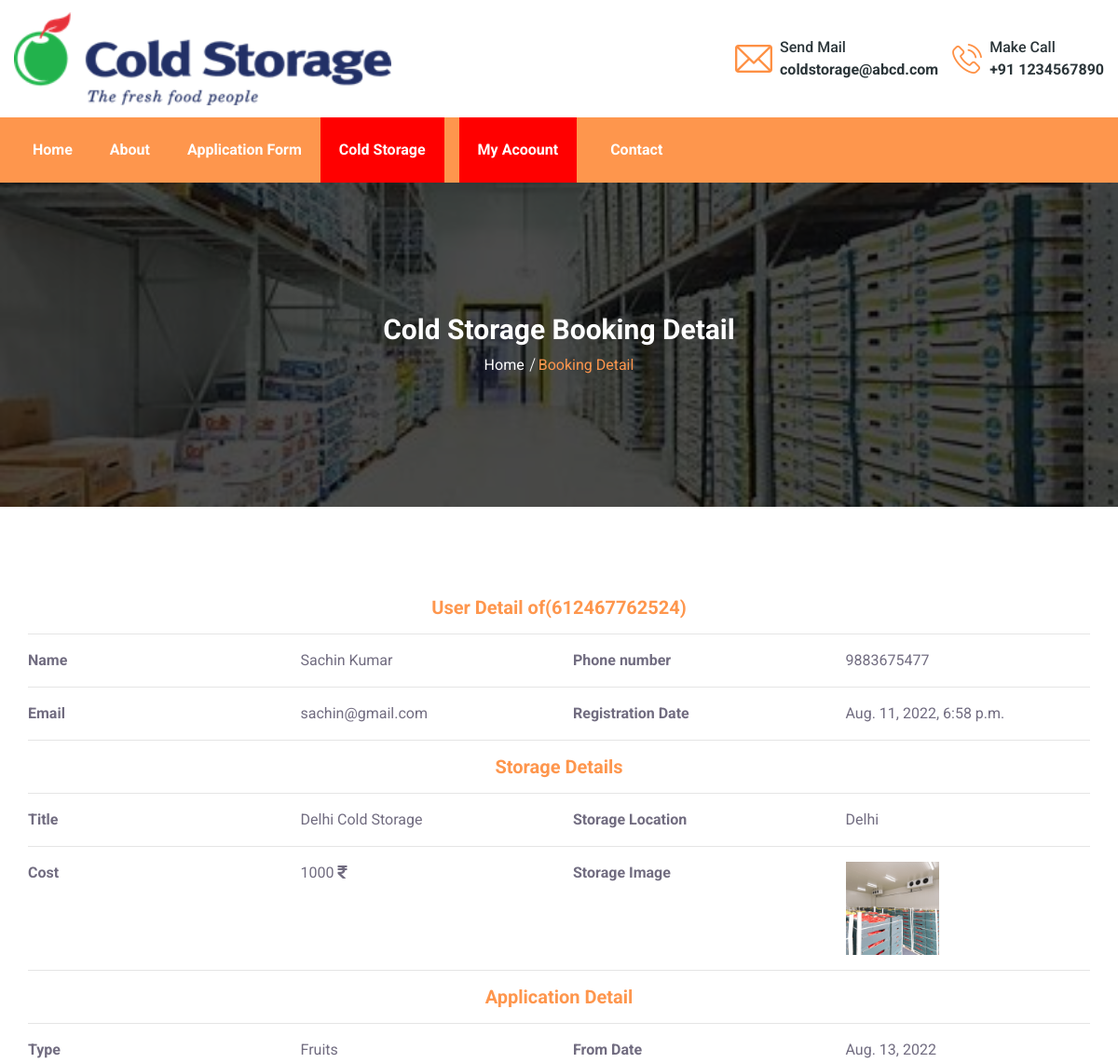
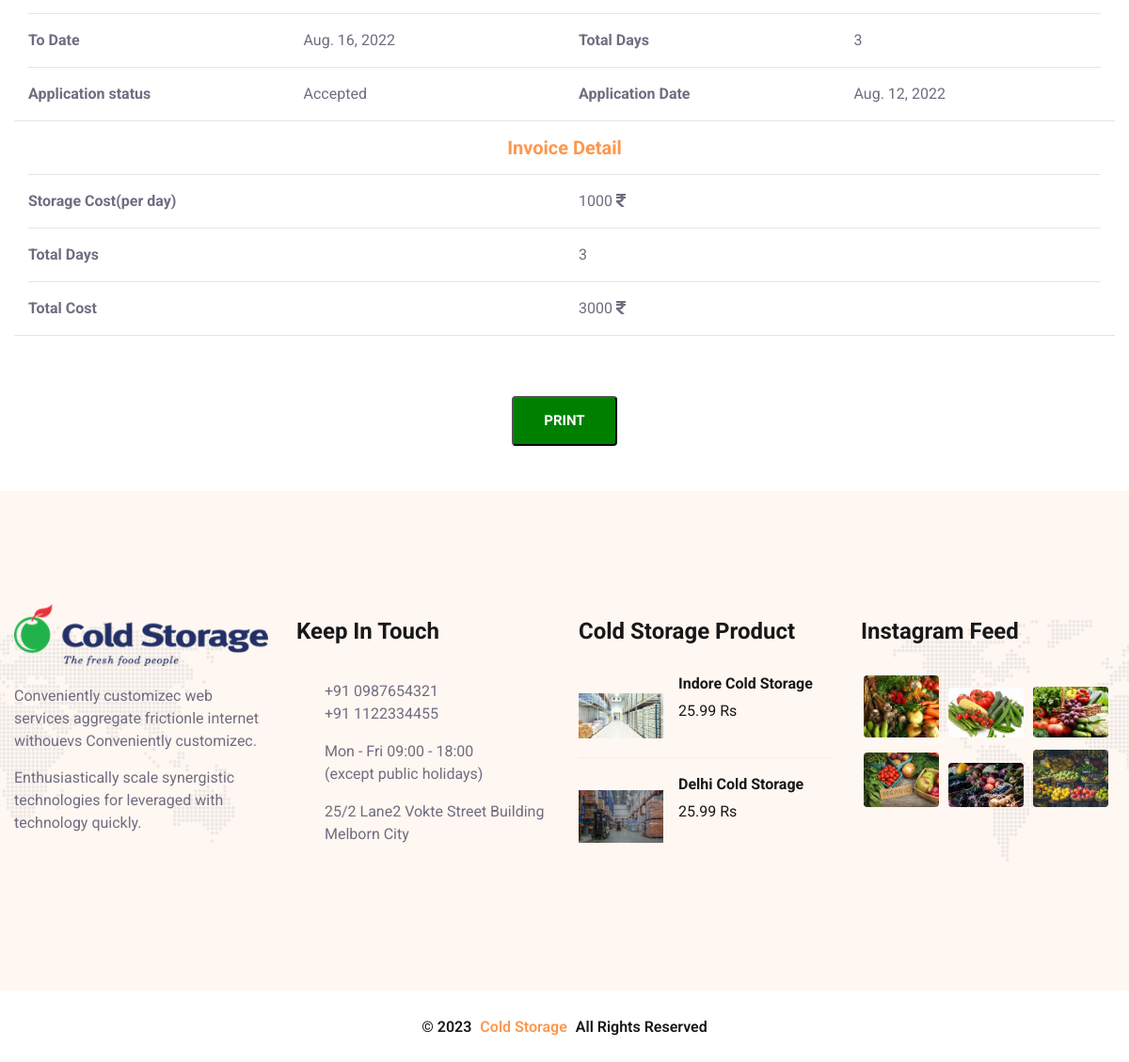
Screenshot of /view_detail_booked_storage/12 (signed in) with the database file from the repository (2 pictures, top to bottom).
### ColdStorage/models.py (models this page shows, shortened)
class ApplicationForm(models.Model):
    user = models.ForeignKey(UserProfile, on_delete=models.CASCADE, null=True)
    storage = models.ForeignKey(ColdStorage, on_delete=models.CASCADE, null=True)
    applicationNumber = models.CharField(max_length=100, null=True)
    type = models.CharField(max_length=100, null=True)
    remark = models.CharField(max_length=100, null=True)
    status = models.CharField(max_length=100, null=True)
    fromDate = models.DateField(null=True)
    toDate = models.DateField(null=True)
    remarkDate = models.DateField(null=True)
    applyDate=models.DateField(auto_now=True,null=True)

class UserProfile(models.Model):
    user = models.ForeignKey(User, on_delete=models.CASCADE, null=True)
    contact = models.CharField(max_length=100, null=True)
    address = models.CharField(max_length=100, null=True)
    regDate=models.DateTimeField(auto_now=True,null=True)

class ColdStorage(models.Model):
    title = models.CharField(max_length=100, null=True)
    location = models.CharField(max_length=100, null=True)
    cost = models.CharField(max_length=100, null=True)
    image = models.FileField(null=True)
    creationDate=models.DateTimeField(auto_now=True,null=True)

### ColdStorage/views.py (the view)
# urls.py: path('view_detail_booked_storage/<int:pid>', view_detail_booked_storage, name='view_detail_booked_storage'),
@login_required(login_url='/login/')
def view_detail_booked_storage(request,pid):
    data = ApplicationForm.objects.get(id=pid)
    print(data.fromDate)
    sd=str(data.fromDate)
    ed=str(data.toDate)
    d1 = datetime.strptime(sd, "%Y-%m-%d")
    d2 = datetime.strptime(ed, "%Y-%m-%d")
    delta = d2 - d1
    days=delta.days
    cost=data.storage.cost
    totalcost=int(days)*int(cost)
    return render(request, 'view_detail_booked_storage.html', locals())

### ColdStorage/templates/view_detail_booked_storage.html (shortened to what this page needs)
{% extends 'index.html' %}
{% load static %}
{% block body %}
<section class="page-header bg_img padding-tb" id="GFG2">
    <div class="overlay"></div>
    <div class="container">
        <div class="page-header-content-area">
            <h4 class="ph-title">Cold Storage Booking Detail</h4>
            <ul class="lab-ul">
                <li><a href="index.html">Home</a></li>
                <li><a class="active">Booking Detail</a></li>
            </ul>
        </div>
    </div>
</section>
<section class="logins py-5" >
    <div class="container py-xl-5 py-lg-3" >
        <div class="container-fluid">
            <h6 align="center" style="color:#fe964d">User Detail of({{data.applicationNumber}})</h6>
            <hr/>
            <div class="row">
                <div class="col-md-3">
                    <strong>Name</strong>
                </div>
                <div class="col-md-3">
                   {{data.user.user.first_name}} {{data.user.user.last_name}}
                </div>
                <div class="col-md-3">
                    <strong>Phone number</strong>
                </div>
                <div class="col-md-3">
                   {{data.user.contact}}
                </div>
            </div><hr>
            <div class="row">
                <div class="col-md-3">
                    <strong>Email</strong>
                </div>
                <div class="col-md-3">
                  {{data.user.user.email}}
                </div>
                <div class="col-md-3">
                    <strong>Registration Date</strong>
                </div>
                <div class="col-md-3">
                    {{data.user.regDate}}
                </div>
            </div>
            <hr>
        </div>
        <div class="container-fluid">
            <h6 align="center" style="color:#fe964d">Storage Details</h6>
            <hr/>
            <div class="row">
                <div class="col-md-3">
                    <strong>Title</strong>
                </div>
                <div class="col-md-3">
                    {{data.storage.title}}
                </div>
                <div class="col-md-3">
                  <strong> Storage Location</strong>
                </div>
                <div class="col-md-3">
                    {{data.storage.location}}
                </div>
            </div><hr>
            <div class="row">
                <div class="col-md-3">
                    <strong>Cost</strong>
                </div>
                <div class="col-md-3">
                    {{data.storage.cost}} <i class="fas fa-rupee-sign"></i>
                </div>
                <div class="col-md-3">
                    <strong>Storage Image</strong>
                </div>
                <div class="col-md-3">
                    <img src="{{data.storage.image.url}}" style="width:100px;height:100px">
                </div>
            </div>
            <hr>
        </div>
        <div class="container-fluid">
            <h6 align="center" style="color:#fe964d">Application Detail</h6>
            <hr/>
            <div class="row">
                <div class="col-md-3">
                    <strong>Type</strong>
                </div>
                <div class="col-md-3">
                    {{data.type}}
                </div>
                <div class="col-md-3">
                  <strong>From Date</strong>
                </div>
                <div class="col-md-3">
                    {{data.fromDate}}
                </div>
            </div><hr>
            <div class="row">
                <div class="col-md-3">
                    <strong>To Date</strong>
                </div>
                <div class="col-md-3">
                    {{data.toDate}}
                </div>
                <div class="col-md-3">
                    <strong>Total Days</strong>
                </div>
                <div class="col-md-3">
{{days}}
                </div>
            </div>
            <hr>
            <div class="row">
                <div class="col-md-3">
                    <strong>Application status</strong>
                </div>
                <div class="col-md-3">
                    {{data.status}}
                </div>
                <div class="col-md-3">
                    <strong>Application Date</strong>
                </div>
                <div class="col-md-3">
                   {{data.applyDate}}
                </div>
            </div>
        </div><hr>
        {% if data.status == "Accepted" %}
         <div class="container-fluid">
            <h6 align="center" style="color:#fe964d">Invoice Detail</h6>
            <hr/>
            <div class="row">
                <div class="col-md-6">
                    <strong>Storage Cost(per day)</strong>
                </div>
                <div class="col-md-6">
                    {{data.storage.cost}} <i class="fas fa-rupee-sign"></i>
                </div></div><hr>
             <div class="row">
                <div class="col-md-6">
                  <strong>Total Days</strong>
                </div>
                <div class="col-md-6">
                    {{days}}
                </div>
            </div><hr>
            <div class="row">
                <div class="col-md-6">
                    <strong>Total Cost</strong>
                </div>
                <div class="col-md-6">
                    {{totalcost}} <i class="fas fa-rupee-sign"></i>
                </div>
            </div>
            </div>
            <hr>
        {% endif %}
            </div>
           {% if data.status == "Accepted" %}
    <div class="container-fluid" align="center">
<input type="button" class="lab-btn" value="print" onclick="printDiv()" id="GFG3"  style="background-color:green;">
    </div>
    {% endif %}
</section>
{% endblock %}

### ColdStorage/templates/index.html (shortened to what this page needs)
<!DOCTYPE html>
{% load static %}
<html lang="en">
<head>
		<link rel="stylesheet" href="{% static 'assets/css/animate.css' %}">
		<link rel="stylesheet" href="{% static 'assets/css/bootstrap.min.css' %}">
		<link rel="stylesheet" href="{% static 'assets/css/all.min.css' %}">
		<link rel="stylesheet" href="{% static 'assets/css/icofont.min.css' %}">
		<link rel="stylesheet" href="{% static 'assets/css/lightcase.css' %}">
		<link rel="stylesheet" href="{% static 'assets/css/swiper.min.css' %}">
		<link rel="stylesheet" href="{% static 'assets/css/style.css' %}">
        <link rel="stylesheet" href="https://cdn.datatables.net/1.12.1/css/jquery.dataTables.min.css">
    <link rel="stylesheet" href="https://cdn.datatables.net/buttons/2.2.3/css/buttons.dataTables.min.css">
	</head>
	<body>
		<header class="header-section">
			<div class="header-top">
				<div class="container">
					<div class="row justify-content-center align-items-center">
						<div class="col-lg-5 col-12">
							<div class="logo py-2">
								<a href="index.html"><img src="{% static 'assets/images/logo/Cold.png' %}" alt="logo" style="height:100px"></a>
							</div>
						</div>
						<div class="col-lg-7 col-12">
							<div class="ht-left">
								<ul class="lab-ul d-flex flex-wrap justify-content-end">
									<li class="d-flex flex-wrap align-items-center">
										<div class="ht-add-thumb mr-2">
											<img src="{% static 'assets/images/header/02.png' %}" alt="email">
										</div>
										<div class="ht-add-content">
											<span>Send Mail </span>
											<span class="d-block text-bold">coldstorage@abcd.com</span>
										</div>
									</li>
									<li class="d-flex flex-wrap align-items-center">
										<div class="ht-add-thumb mr-2">
											<img src="{% static 'assets/images/header/03.png' %}" alt="call">
										</div>
										<div class="ht-add-content">
											<span>Make Call </span>
											<span class="d-block text-bold">+91 1234567890</span>
										</div>
									</li>
								</ul>
							</div>
						</div>
					</div>
				</div>
			</div>
			<div class="header-bottom bg-theme">
				<div class="header-area">
					<div class="container">
						<div class="primary-menu">
							<div class="main-area w-100">
								<div class="main-menu d-flex flex-wrap align-items-center justify-content-between w-100">
									<ul class="lab-ul">
										{% if request.user.is_authenticated %}
										<li class="active">
											<a href="/">Home</a>
										</li>
										<li><a href="/about">About</a></li>
										<li><a href="/apply_now">Application Form</a></li>
										<li>
											<a href="#0" style="background-color:red">Cold Storage</a>
										</li>
										<li>
											<a href="#0" style="background-color:red">My Acoount</a>
										</li>
										<li><a href="/contact">Contact</a></li>
										{% endif %}
									</ul>
								</div>
							</div>
						</div>
					</div>
				</div>
			</div>
		</header>
{% block body %}
  {% endblock %}
		<footer id="GFG">
			<div class="footer-top relative padding-tb bg-ash relative">
				<div class="shape-images">
					<img src="{% static 'assets/images/shape-img/01.png' %}" alt="shape-images">
				</div>
				<div class="container">
					<div class="section-wrapper row">
						<div class="col-xl-3 col-md-6">
							<div class="post-item">
								<div class="footer-logo">
									<img src="{% static 'assets/images/logo/Cold.png' %}" alt="footer-logo">
								</div>
								<p>Conveniently customizec web services aggregate frictionle internet withouevs Conveniently customizec. </p>
								<p>Enthusiastically scale synergistic technologies for leveraged with technology quickly.</p>
							</div>
						</div>
						<div class="col-xl-3 col-md-6">
							<div class="post-item">
								<div class="post-title">
									<h5>Keep In Touch</h5>
								</div>
								<ul class="lab-ul footer-location">
									<li>
										<div class="icon-part">
											<i class="icofont-phone"></i>
										</div>
										<div class="content-part">
											<p>+91 0987654321</p>
											<p>+91 1122334455</p>
										</div>
									</li>
									<li>
										<div class="icon-part">
											<i class="icofont-wall-clock"></i>
										</div>
										<div class="content-part">
											<p>Mon - Fri 09:00 - 18:00</p>
											<p>(except public holidays)</p>
										</div>
									</li>
									<li>
										<div class="icon-part">
											<i class="icofont-location-pin"></i>
										</div>
										<div class="content-part">
											<p>25/2 Lane2 Vokte Street Building <br>Melborn City</p>
										</div>
									</li>
								</ul>
							</div>
						</div>
						<div class="col-xl-3 col-md-6">
							<div class="post-item">
								<div class="post-title">
									<h5>Cold Storage Product</h5>
								</div>
								<div class="lab-ul footer-post">
									<div class="media mb-3">
										<div class="fp-thumb mr-3">
											<img src="{% static 'assets/images/gallery/b1.jpg' %}" alt="recent-post">
										</div>
										<div class="media-body">
											<a href="#">
												<h6 class="mt-0">Indore Cold Storage</h6>
											</a>
											<span class="price"> 25.99 Rs</span>
										</div>
									</div>
									<div class="media mb-3">
										<div class="fp-thumb mr-3">
											<img src="{% static 'assets/images/gallery/b2.jpg' %}" alt="recent-post">
										</div>
										<div class="media-body">
											<a href="#">
												<h6 class="mt-0">Delhi Cold Storage</h6>
											</a>
											<span class="price"> 25.99 Rs</span>
										</div>
									</div>
								</div>
							</div>
						</div>
						<div class="col-xl-3 col-md-6">
							<div class="post-item">
								<div class="post-title">
									<h5>Instagram Feed</h5>
								</div>
								<div class="lab-ul footer-gellary">
									<figure class="figure">
										<a href="{% static 'assets/images/gallery/g1.jpg' %}" data-rel="lightcase:myCollection:slideshow"><img src="{% static 'assets/images/gallery/g1.jpg' %}" class="img-fluid rounded" alt="footer-gellary"></a>
									</figure>
									<figure class="figure">
										<a href="{% static 'assets/images/gallery/g2.jpg' %}" data-rel="lightcase:myCollection:slideshow"><img src="{% static 'assets/images/gallery/g2.jpg' %}" class="img-fluid rounded" alt="footer-gellary"></a>
									</figure>
									<figure class="figure">
										<a href="{% static 'assets/images/gallery/g3.jpg' %}" data-rel="lightcase:myCollection:slideshow"><img src="{% static 'assets/images/gallery/g3.jpg' %}" class="img-fluid rounded" alt="footer-gellary"></a>
									</figure>
									<figure class="figure">
										<a href="{% static 'assets/images/gallery/g4.jpg' %}" data-rel="lightcase:myCollection:slideshow"><img src="{% static 'assets/images/gallery/g4.jpg' %}" class="img-fluid rounded" alt="footer-gellary"></a>
									</figure>
									<figure class="figure">
										<a href="{% static 'assets/images/gallery/g5.jpg' %}" data-rel="lightcase:myCollection:slideshow"><img src="{% static 'assets/images/gallery/g5.jpg' %}" class="img-fluid rounded" alt="footer-gellary"></a>
									</figure>
									<figure class="figure">
										<a href="{% static 'assets/images/gallery/g6.jpg' %}" data-rel="lightcase:myCollection:slideshow"><img src="{% static 'assets/images/gallery/g6.jpg' %}" class="img-fluid rounded" alt="footer-gellary"></a>
									</figure>
								</div>
							</div>
						</div>
					</div>
				</div>
			</div>
			<div class="footer-bottom">
				<div class="container">
					<div class="section-wrapper">
						<p class="text-center">&copy; <script>document.write(new Date().getFullYear())</script> <a href="#">Cold Storage</a> All Rights Reserved</p>
					</div>
				</div>
			</div>
		</footer>
	</body>
</html>

### rows the page displays
ApplicationForm: applicationNumber "612467762524", user.user.first_name "Sachin", user.user.last_name "Kumar", user.contact "9883675477", user.user.email "sachin@gmail.com", user.regDate "Aug. 11, 2022, 6:58 p.m.", storage "Delhi Cold Storage", storage.location "Delhi", storage.cost "1000", storage.image (picture), type "Fruits", fromDate "Aug. 13, 2022", toDate "Aug. 16, 2022", status "Accepted", applyDate "Aug. 12, 2022"

### other values shown
{{ days }} "3"
{{ totalcost }} "3000"
